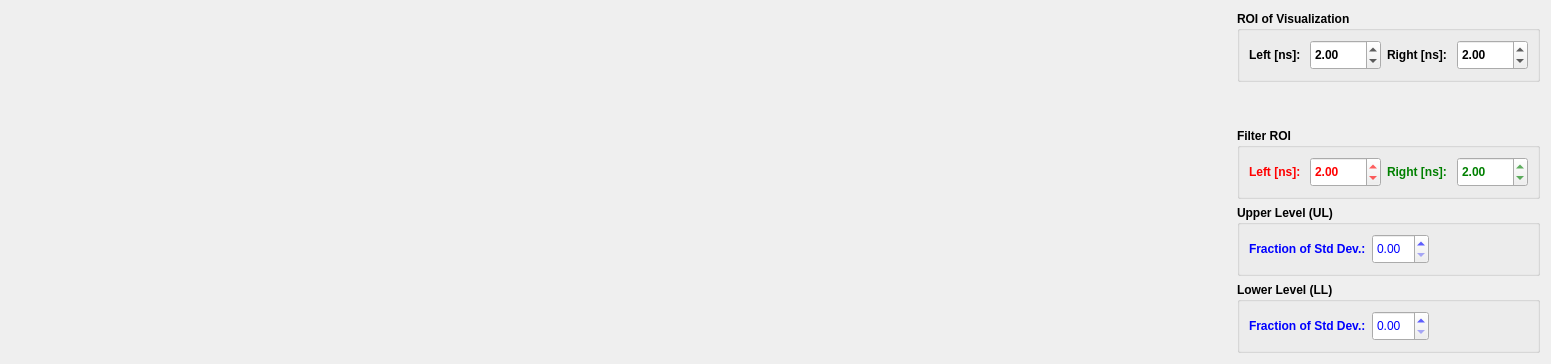
                  <widget class="QWidget" name="tab_16">
                   <attribute name="title">
                    <string>B</string>
                   </attribute>
                   <layout class="QHBoxLayout" name="horizontalLayout_27">
                    <item>
                     <widget class="plot2DXWidget" name="widget_ShapeFilterPlotB" native="true">
                      <property name="minimumSize">
                       <size>
                        <width>1220</width>
                        <height>0</height>
                       </size>
                      </property>
                     </widget>
                    </item>
                    <item>
                     <layout class="QVBoxLayout" name="verticalLayout_40">
                      <item>
                       <widget class="QGroupBox" name="groupBox_8">
                        <property name="font">
                         <font>
                          <weight>75</weight>
                          <bold>true</bold>
                         </font>
                        </property>
                        <property name="title">
                         <string>ROI of Visualization</string>
                        </property>
                        <property name="flat">
                         <bool>false</bool>
                        </property>
                        <layout class="QHBoxLayout" name="horizontalLayout_48">
                         <item>
                          <widget class="QLabel" name="label_120">
                           <property name="font">
                            <font>
                             <weight>75</weight>
                             <bold>true</bold>
                            </font>
                           </property>
                           <property name="text">
                            <string>Left [ns]: </string>
                           </property>
                          </widget>
                         </item>
                         <item>
                          <widget class="QDoubleSpinBox" name="doubleSpinBox_shapeFilterLeftCFDB">
                           <property name="minimumSize">
                            <size>
                             <width>0</width>
                             <height>30</height>
                            </size>
                           </property>
                           <property name="minimum">
                            <double>0.100000000000000</double>
                           </property>
                           <property name="maximum">
                            <double>2000.000000000000000</double>
                           </property>
                           <property name="value">
                            <double>2.000000000000000</double>
                           </property>
                          </widget>
                         </item>
                         <item>
                          <widget class="QLabel" name="label_121">
                           <property name="font">
                            <font>
                             <weight>75</weight>
                             <bold>true</bold>
                            </font>
                           </property>
                           <property name="text">
                            <string>Right [ns]: </string>
                           </property>
                          </widget>
                         </item>
                         <item>
                          <widget class="QDoubleSpinBox" name="doubleSpinBox_shapeFilterRightCFDB">
                           <property name="minimumSize">
                            <size>
                             <width>0</width>
                             <height>30</height>
                            </size>
                           </property>
                           <property name="minimum">
                            <double>0.100000000000000</double>
                           </property>
                           <property name="maximum">
                            <double>2000.000000000000000</double>
                           </property>
                           <property name="value">
                            <double>2.000000000000000</double>
                           </property>
                          </widget>
                         </item>
                        </layout>
                       </widget>
                      </item>
                      <item>
                       <spacer name="verticalSpacer_5">
                        <property name="orientation">
                         <enum>Qt::Vertical</enum>
                        </property>
                        <property name="sizeHint" stdset="0">
                         <size>
                          <width>20</width>
                          <height>40</height>
                         </size>
                        </property>
                       </spacer>
                      </item>
                      <item>
                       <widget class="QGroupBox" name="groupBox_11">
                        <property name="font">
                         <font>
                          <weight>75</weight>
                          <bold>true</bold>
                         </font>
                        </property>
                        <property name="title">
                         <string>Filter ROI</string>
                        </property>
                        <property name="flat">
                         <bool>false</bool>
                        </property>
                        <layout class="QVBoxLayout" name="verticalLayout_41">
                         <item>
                          <layout class="QHBoxLayout" name="horizontalLayout_51">
                           <item>
                            <widget class="QLabel" name="label_123">
                             <property name="font">
                              <font>
                               <weight>75</weight>
                               <bold>true</bold>
                              </font>
                             </property>
                             <property name="styleSheet">
                              <string notr="true">color: red</string>
                             </property>
                             <property name="text">
                              <string>Left [ns]: </string>
                             </property>
                            </widget>
                           </item>
                           <item>
                            <widget class="QDoubleSpinBox" name="doubleSpinBox_shapeFilterLeftCFDROIB">
                             <property name="minimumSize">
                              <size>
                               <width>0</width>
                               <height>30</height>
                              </size>
                             </property>
                             <property name="styleSheet">
                              <string notr="true">color: red</string>
                             </property>
                             <property name="minimum">
                              <double>0.100000000000000</double>
                             </property>
                             <property name="maximum">
                              <double>2000.000000000000000</double>
                             </property>
                             <property name="value">
                              <double>2.000000000000000</double>
                             </property>
                            </widget>
                           </item>
                           <item>
                            <widget class="QLabel" name="label_125">
                             <property name="font">
                              <font>
                               <weight>75</weight>
                               <bold>true</bold>
                              </font>
                             </property>
                             <property name="styleSheet">
                              <string notr="true">color: green</string>
                             </property>
                             <property name="text">
                              <string>Right [ns]: </string>
                             </property>
                            </widget>
                           </item>
                           <item>
                            <widget class="QDoubleSpinBox" name="doubleSpinBox_shapeFilterRightCFDROIB">
                             <property name="minimumSize">
                              <size>
                               <width>0</width>
                               <height>30</height>
                              </size>
                             </property>
                             <property name="styleSheet">
                              <string notr="true">color: green</string>
                             </property>
                             <property name="minimum">
                              <double>0.100000000000000</double>
                             </property>
                             <property name="maximum">
                              <double>2000.000000000000000</double>
                             </property>
                             <property name="value">
                              <double>2.000000000000000</double>
                             </property>
                            </widget>
                           </item>
                          </layout>
                         </item>
                        </layout>
                       </widget>
                      </item>
                      <item>
                       <widget class="QGroupBox" name="groupBox_12">
                        <property name="font">
                         <font>
                          <weight>75</weight>
                          <bold>true</bold>
                         </font>
                        </property>
                        <property name="title">
                         <string>Upper Level (UL)</string>
                        </property>
                        <property name="flat">
                         <bool>false</bool>
                        </property>
                        <layout class="QHBoxLayout" name="horizontalLayout_52">
                         <item>
                          <widget class="QLabel" name="label_128">
                           <property name="font">
                            <font>
                             <weight>75</weight>
                             <bold>true</bold>
                            </font>
                           </property>
                           <property name="styleSheet">
                            <string notr="true">color: blue</string>
                           </property>
                           <property name="text">
                            <string>Fraction of Std Dev.:</string>
                           </property>
                          </widget>
                         </item>
                         <item>
                          <widget class="QDoubleSpinBox" name="doubleSpinBox_shapeFilterULStddevB">
                           <property name="minimumSize">
                            <size>
                             <width>0</width>
                             <height>30</height>
                            </size>
                           </property>
                           <property name="font">
                            <font>
                             <weight>50</weight>
                             <bold>false</bold>
                            </font>
                           </property>
                           <property name="styleSheet">
                            <string notr="true">color: blue</string>
                           </property>
                          </widget>
                         </item>
                         <item>
                          <spacer name="horizontalSpacer_36">
                           <property name="orientation">
                            <enum>Qt::Horizontal</enum>
                           </property>
                           <property name="sizeHint" stdset="0">
                            <size>
                             <width>40</width>
                             <height>20</height>
                            </size>
                           </property>
                          </spacer>
                         </item>
                        </layout>
                       </widget>
                      </item>
                      <item>
                       <widget class="QGroupBox" name="groupBox_13">
                        <property name="font">
                         <font>
                          <weight>75</weight>
                          <bold>true</bold>
                         </font>
                        </property>
                        <property name="title">
                         <string>Lower Level (LL)</string>
                        </property>
                        <property name="flat">
                         <bool>false</bool>
                        </property>
                        <layout class="QHBoxLayout" name="horizontalLayout_53">
                         <item>
                          <widget class="QLabel" name="label_129">
                           <property name="font">
                            <font>
                             <weight>75</weight>
                             <bold>true</bold>
                            </font>
                           </property>
                           <property name="styleSheet">
                            <string notr="true">color: blue</string>
                           </property>
                           <property name="text">
                            <string>Fraction of Std Dev.:</string>
                           </property>
                          </widget>
                         </item>
                         <item>
                          <widget class="QDoubleSpinBox" name="doubleSpinBox_shapeFilterLLStddevB">
                           <property name="minimumSize">
                            <size>
                             <width>0</width>
                             <height>30</height>
                            </size>
                           </property>
                           <property name="font">
                            <font>
                             <weight>50</weight>
                             <bold>false</bold>
                            </font>
                           </property>
                           <property name="styleSheet">
                            <string notr="true">color: blue</string>
                           </property>
                          </widget>
                         </item>
                         <item>
                          <spacer name="horizontalSpacer_37">
                           <property name="orientation">
                            <enum>Qt::Horizontal</enum>
                           </property>
                           <property name="sizeHint" stdset="0">
                            <size>
                             <width>40</width>
                             <height>20</height>
                            </size>
                           </property>
                          </spacer>
                         </item>
                        </layout>
                       </widget>
                      </item>
                     </layout>
                    </item>
                   </layout>
                  </widget>
